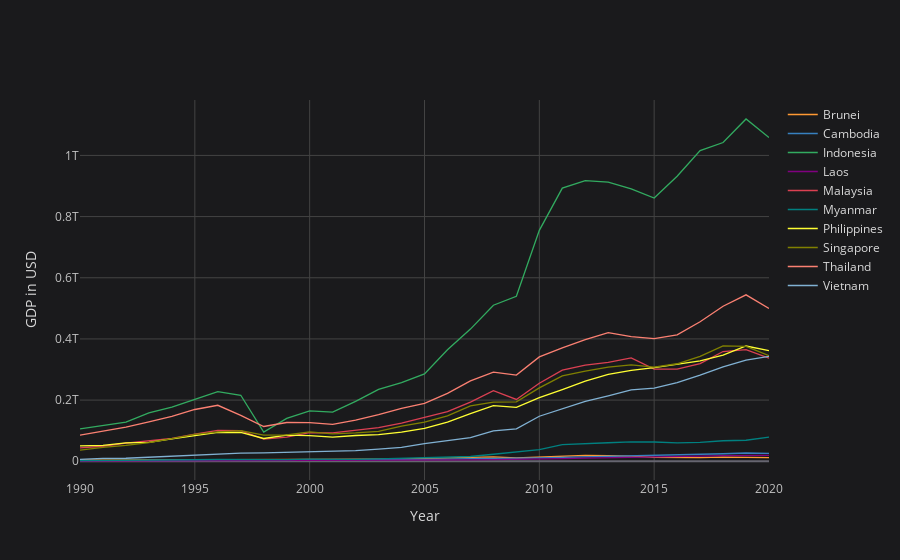

Source (notebook cell):
### Markdown cell above
### GDP Growth in Southeast Asia

### Code cell
b = df_asean.pivot(index="Year", columns="Entity", values="GDP_USD")

b.iplot(kind="line", yTitle="GDP in USD", xTitle="Year")
